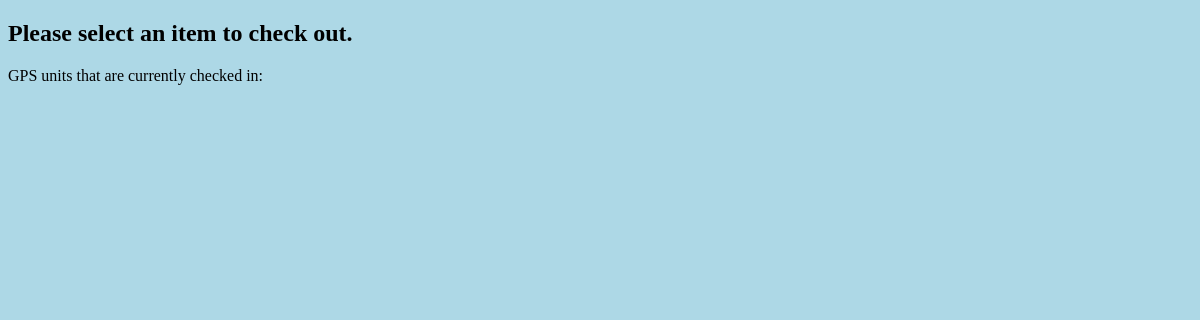
The page /check_out_item on the database as committed earlier.
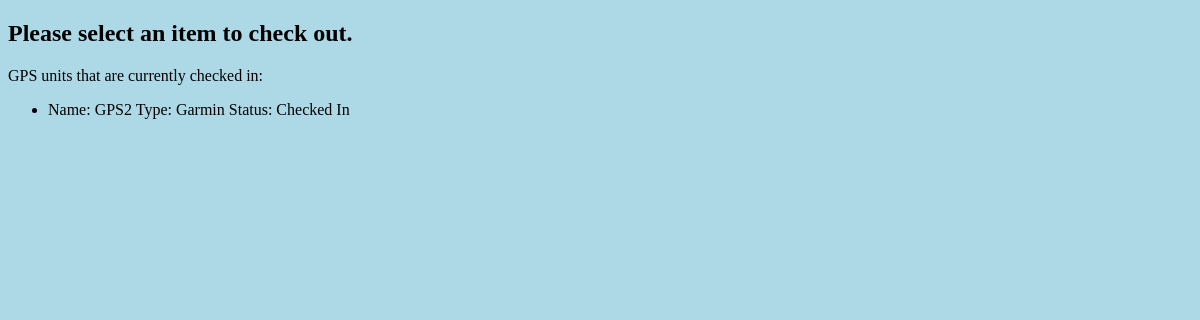
The same page on the database as committed later.
### Inventory/models.py (models this page shows, shortened)
class GPS(models.Model):
    name = models.CharField(max_length=30)
    unittype = models.CharField(max_length=30)
    status = models.BooleanField(default=False)
    email = models.CharField(max_length=30)
    phone = models.CharField(max_length=12)

### Inventory/views.py (the view)
# urls.py: url(r'^check_out_item$', Check_Out_ItemView.as_view(), name='Check Out Item'),
class Check_Out_ItemView(generic.ListView):
    model = GPS
    template_name = 'inv_templates/check_out_item.html'
    context_object_name = 'checkedin_units'
    queryset = GPS.objects.filter(status=False)

### Inventory/templates/inv_templates/check_out_item.html (shortened to what this page needs)
<!DOCTYPE html>
<html>
<head>
</head>
<body>
<h2>Please select an item to check out.</h2>
<p>GPS units that are currently checked in:</p>
<ul>{% for unit in checkedin_units %}
        <li>Name:  {{ unit.name }}
            Type: {{ unit.unittype }}
            Status: {{ unit.status|yesno:"Checked Out, Checked In" }} </li>
    {% endfor %}
</ul>
</body>
</html>

Rows that differ between the two databases and show on the page:
added GPS: name "GPS2", unittype "Garmin", status "Checked In"
